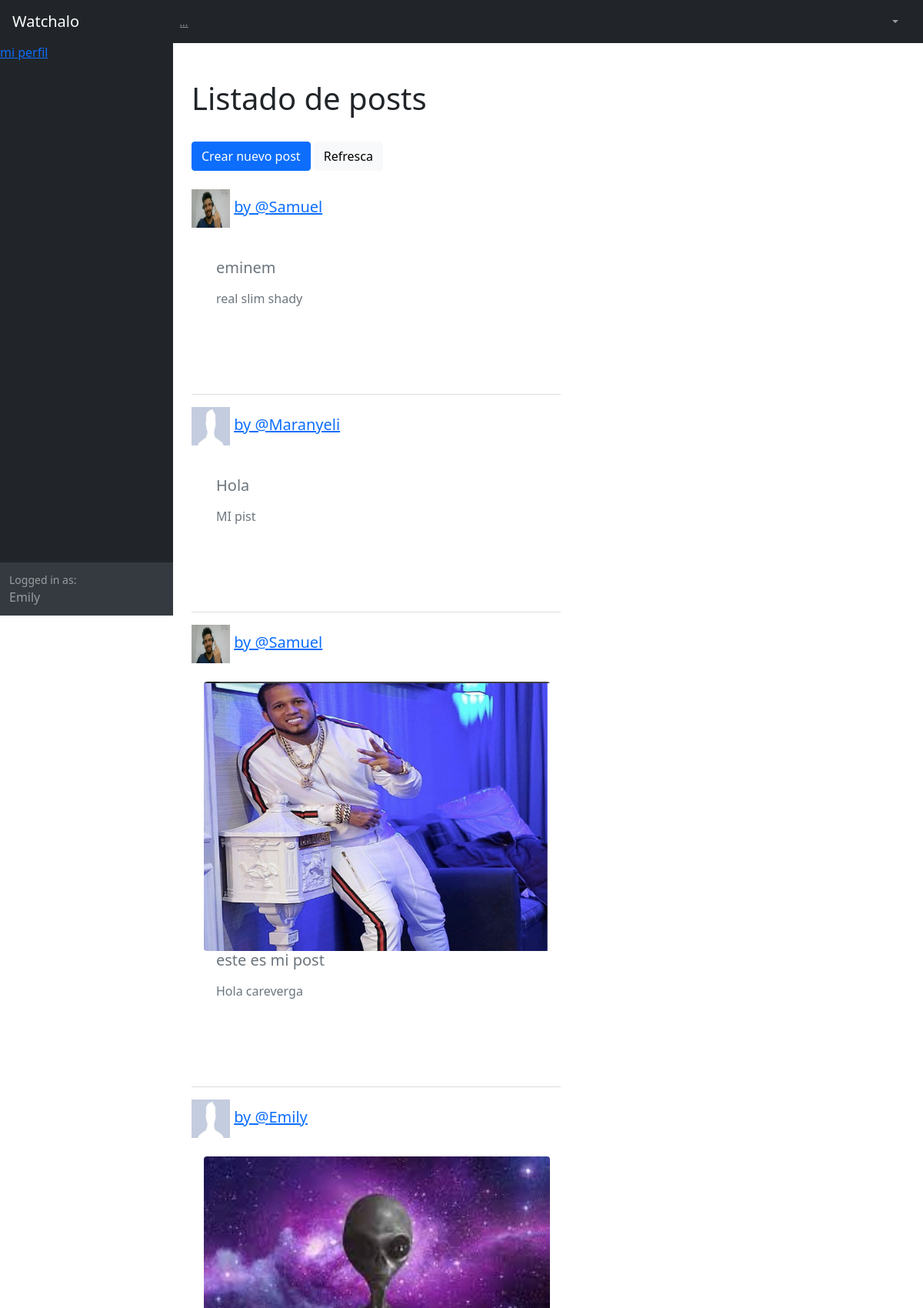
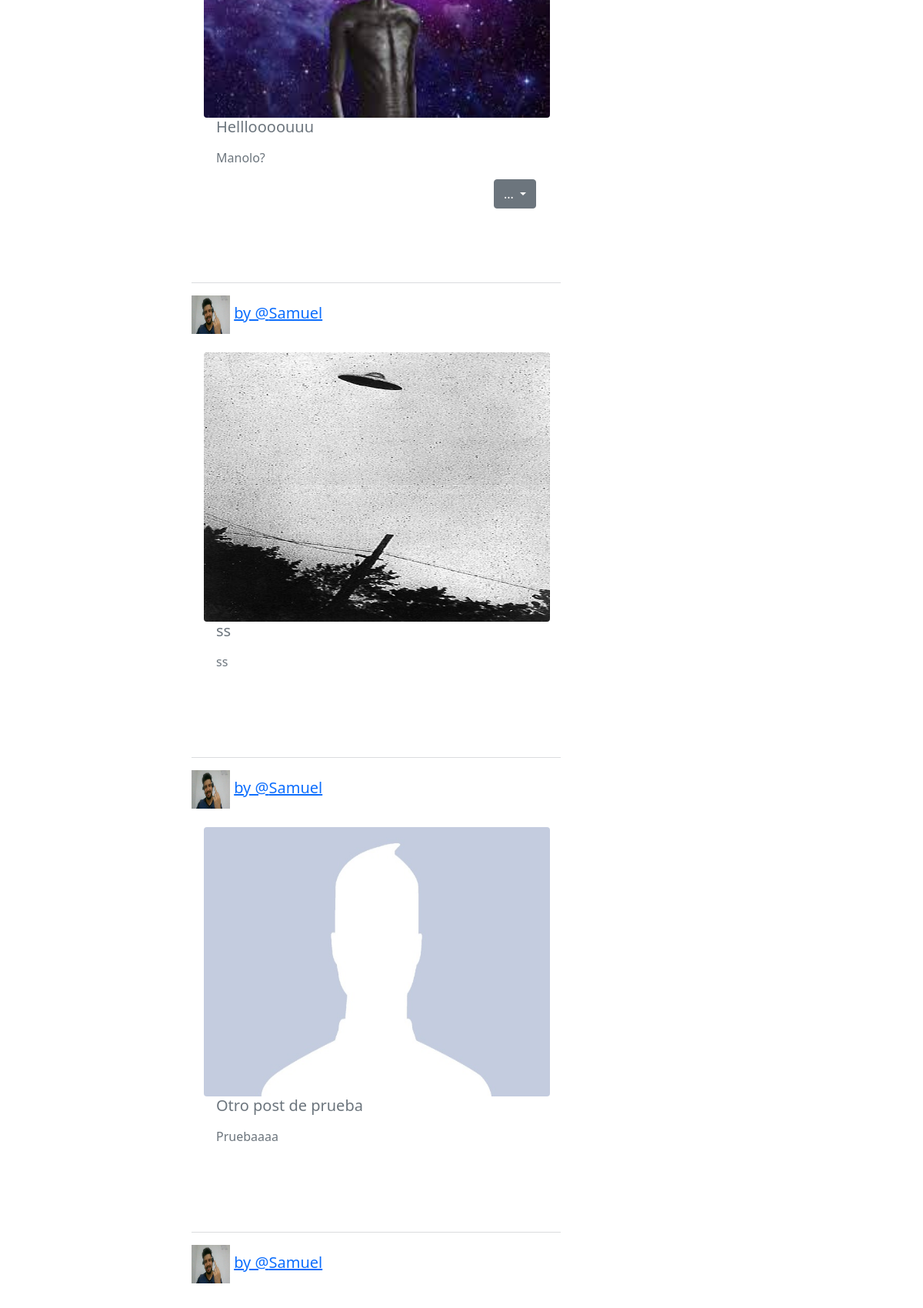
/Aplicacion1/Inicio/ (signed in, upper part), run on the app's committed database (2 pictures, top to bottom).
### Aplicacion1/models.py (models this page shows, shortened)
class Post(models.Model):
    nombrePost = models.CharField(max_length=50)
    CuerpoPost = RichTextField(blank = True, null = True, max_length=5000)
    fechaPublicacion = models.DateTimeField(auto_now_add=True)
    user = models.ForeignKey(User,blank=True,null=True, on_delete=models.CASCADE, related_name = "posts")
    imagen = models.ImageField(blank = True, null = True, upload_to="images/", verbose_name="Subir imagen")

class Perfil(models.Model):
    user = models.OneToOneField(User, blank=True,null=True,on_delete=models.CASCADE)
    perfilImagen = models.ImageField(default='default_perfil.jpg')

### Aplicacion1/views.py (the view)
# urls.py: path('Inicio/', Inicio.as_view(), name='Inicio'),
class Inicio(LoginRequiredMixin,ListView):
    model = Post
    queryset = Post.objects.all().order_by('-fechaPublicacion')
    template_name = 'Aplicacion1/Inicio.html'

### Aplicacion1/templates/Aplicacion1/Inicio.html (shortened to what this page needs)
{% extends "Aplicacion1/Padre.html" %}
{% load static %}
{% block seccion_nombre %}
<h1>Listado de posts
</h1>
<br>
<a href="{% url 'Aplicacion1:PostCrear' %}"><button type="button" class="btn btn-primary">Crear nuevo post</button></a>
<a href="{% url 'Aplicacion1:Inicio' %}"><button type="button" class="btn btn-light">Refresca</button></a>
<br>
<br>
{% endblock %}
{% block cuerpo %}
{% for posts in object_list %}
<h5><img src="{{posts.user.perfil.perfilImagen.url }}" alt="" width="50" height="50" > <a href="{% url 'Aplicacion1:perfil' posts.user.username %}"> by @{{ posts.user.username}} </a></h5>
<div class="card-body" style="width: 30rem;" >
    {% if posts.imagen %}
      <img src="{{ posts.imagen.url }}" class="rounded float-start" alt="..."width="450" height="350">
    {% endif %}
    <div class="card-body">
      <h5 class="card-title">{{ posts.nombrePost }}</h5>
      <p class="card-text">{{ posts.CuerpoPost |safe}}</p>
      <div style="text-align: right">
        {% if user.id == posts.user.id %}
        <div class="dropdown">
            <a class="btn btn-secondary dropdown-toggle" href="#" role="button" id="dropdownMenuLink" data-bs-toggle="dropdown" aria-expanded="false">
              ...
            </a>
          </div>
          {% endif %}
    </div>
    </div>
  </div>
<br>
<br>
<hr>
{% endfor %}
{% endblock %}

### Aplicacion1/templates/Aplicacion1/Padre.html (shortened to what this page needs)
<!DOCTYPE html>
<html lang="en">
    <head>
        {% load static %}
        <link href="{% static 'Aplicacion1/js/datatables-simple-demo.js' %}" rel="stylesheet" />
        <link href="{% static 'Aplicacion1/css/styles.css' %}" rel="stylesheet" />
    </head>
    <body class="sb-nav-fixed">
        <nav class="sb-topnav navbar navbar-expand navbar-dark bg-dark">
            <a class="navbar-brand ps-3" href="index.html">Watchalo</a>
            {% if request.user.is_authenticated %}
                <button class="btn btn-link btn-sm order-1 order-lg-0 me-4 me-lg-0" id="sidebarToggle" href="#!"><i class="fas fa-bars">...</i></button>
            {% endif %}
            {% block logueos%}
            <ul class="navbar-nav ms-auto ms-md-0 me-3 me-lg-4">
                <li class="nav-item dropdown">
                    <a class="nav-link dropdown-toggle" id="navbarDropdown" href="#" role="button" data-bs-toggle="dropdown" aria-expanded="false"></a>
                </li>
            </ul>
            {% endblock %}
        </nav>
        <div id="layoutSidenav">
        {% if request.user.is_authenticated %}
            <div id="layoutSidenav_nav">
                <nav class="sb-sidenav accordion sb-sidenav-dark" id="sidenavAccordion">
                    <div class="sb-sidenav-menu">
                        <a href="{% url 'Aplicacion1:perfil' request.user.username %}"><p>mi perfil</p></a>
                    </div>
                    <div class="sb-sidenav-footer">
                        <div class="small">Logged in as:</div>
                        {{ user.username}}
                    </div>
                </nav>
            </div>
        {% endif %}
            <div id="layoutSidenav_content">
                <main>
                    <div class="container-fluid px-4">
                        <h1 class="mt-4">
                            {% block seccion_nombre %}
                            {% endblock %}
                        </h1>
                        <ol class="breadcrumb mb-4">
                            <li class="breadcrumb-item active">
                                {% block cuerpo %}
                                {% endblock %}</li>
                        </ol>
                    </div>
                </main>
            </div>
        </div>
    </body>
</html>

### data on the page
Post: user.perfil.perfilImagen (picture), user.username "Samuel", nombrePost "eminem", CuerpoPost "real slim shady"
Post: user.perfil.perfilImagen (placeholder picture), user.username "Maranyeli", nombrePost "Hola", CuerpoPost "MI pist"
Post: user.perfil.perfilImagen (picture), user.username "Samuel", imagen (picture), nombrePost "este es mi post", CuerpoPost "Hola careverga"
Post: user.perfil.perfilImagen (placeholder picture), user.username "Emily", imagen (picture), nombrePost "Hellloooouuu", CuerpoPost "Manolo?"
Post: user.perfil.perfilImagen (picture), user.username "Samuel", imagen (picture), nombrePost "ss", CuerpoPost "ss"
Post: user.perfil.perfilImagen (picture), user.username "Samuel", imagen (placeholder picture), nombrePost "Otro post de prueba", CuerpoPost "Pruebaaaa"
Post: user.perfil.perfilImagen (picture), user.username "Samuel"

### other printed values
{{ user.username }} "Emily"
